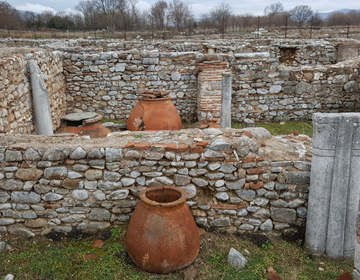
#> input picture 1212/harris.jpg, 360 x 280 px
$ python trackbar_harris2.py
#> lines starting #> are read from the running program, lines starting #| are printed output that depends on the picture
# 수업내용중 k-최근접 이건 Xx 금요일 보강떄 할겨
# 해리스코너 트랙바 달기

import cv2
import numpy as np

def onCornerHarris(thresh):
    # 트랙바의 값에 따라서 매번 초기화 시키면서 값을 적용해야 함으로 이미지 다시 읽음
#> called with thresh = 1
    img = cv2.imread('harris.jpg')
#> img is the input picture: shape (280, 360, 3); mean B, G, R 100.8, 112, 120.4
    gray = cv2.cvtColor(img, cv2.COLOR_BGR2GRAY)
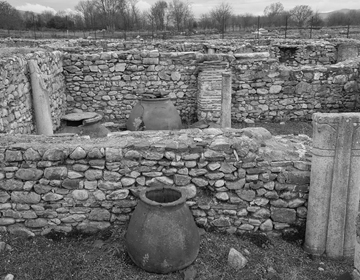
#> gray: shape (280, 360); min 0, max 242, mean 113.2

    corner = cv2.cornerHarris(gray, 4, 3, 0.04)
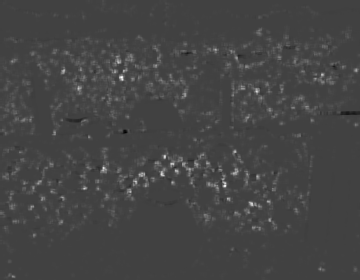
#> corner: shape (280, 360) float32; min -0.0017, max 0.00495, mean 0.000108; drawn with min black and max white
    img[corner > (thresh * 0.01) * corner.max()] = [0, 0, 255]
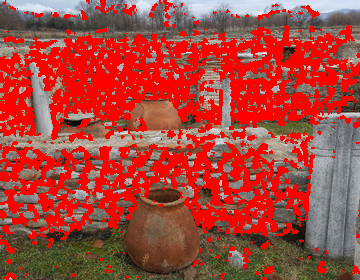
#> img: shape (280, 360, 3); mean B, G, R 62.5, 70.1, 169
    cv2.imshow("harris detect", img)

thresh = 1
onCornerHarris(thresh)
cv2.createTrackbar("Threshold", "harris detect", thresh, 20, onCornerHarris)
cv2.waitKey(0)
